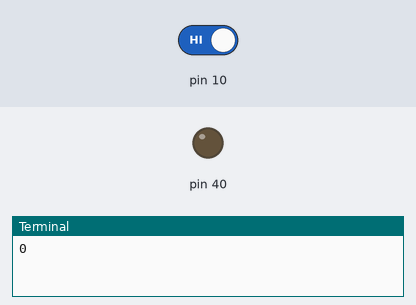
The program below on a simulated Raspberry Pi (header pin numbers). Shown: output pins drawn as LEDs (lit = HIGH), the last lines printed to the terminal. Dashed ring = blinking. Inputs (shaded band) come from the test bench; at power-on: pin 10 HIGH.

Above: at 1.2 s.
1.3 s: pin 10 driven LOW
At 2.8 s:
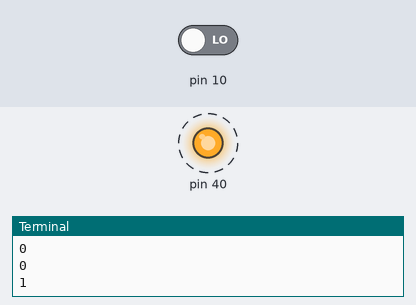
5.4 s: pin 10 driven HIGH
At 6.8 s:
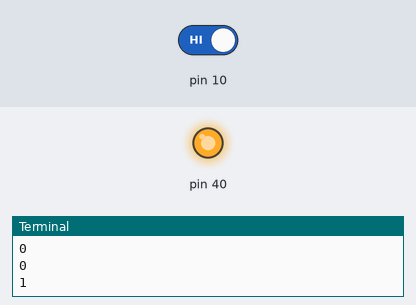
Timing chart, 0 to 8.5 s (numbered marks = the images above; inputs shaded):
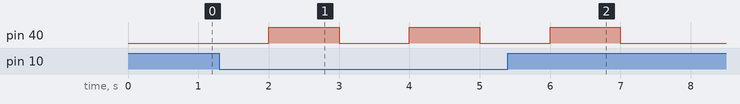

Measured:
- after the input at 1.3 s, pin 40: alternates HIGH for 1.0 s and LOW for 1.0 s, starting after 0.70 s
- after the input at 5.4 s, pin 40: goes on until 7.0 s, then stays LOW

The program:

AS1_-_LED_blinking_with_buttion.py
```python
import RPi.GPIO as GPIO
import time
#6380145
GPIO.setwarnings(False)
GPIO.setmode(GPIO.BOARD)
GPIO.setup(10,GPIO.IN)
GPIO.setup(40,GPIO.OUT)

while True:
    if(GPIO.input(10) == 0):
        print("1")
        GPIO.output(40,GPIO.HIGH)
        time.sleep(1)
        GPIO.output(40,GPIO.LOW)
        time.sleep(1)
        GPIO.output(40,GPIO.HIGH)
        time.sleep(1)
        GPIO.output(40,GPIO.LOW)
        time.sleep(1)
        GPIO.output(40,GPIO.HIGH)
        time.sleep(1)
        GPIO.output(40,GPIO.LOW)
        time.sleep(1)
    else:
        GPIO.output(40,GPIO.LOW)
        time.sleep(1)
        print("0")
```
